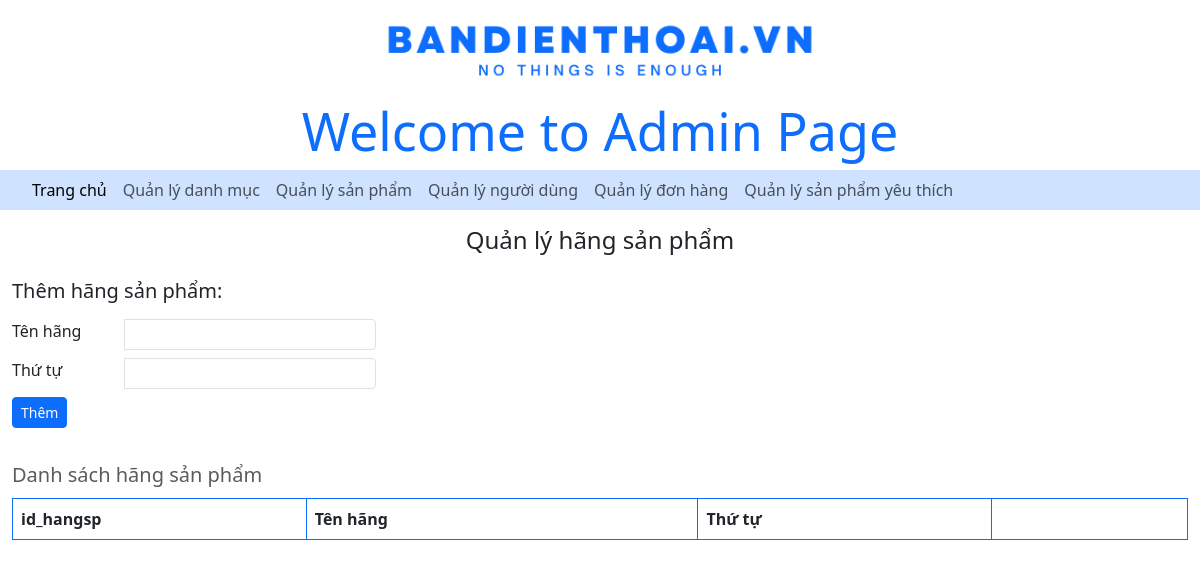
Before: /admincp/index.php?navigate=qlhsp&query=them with the older database file.
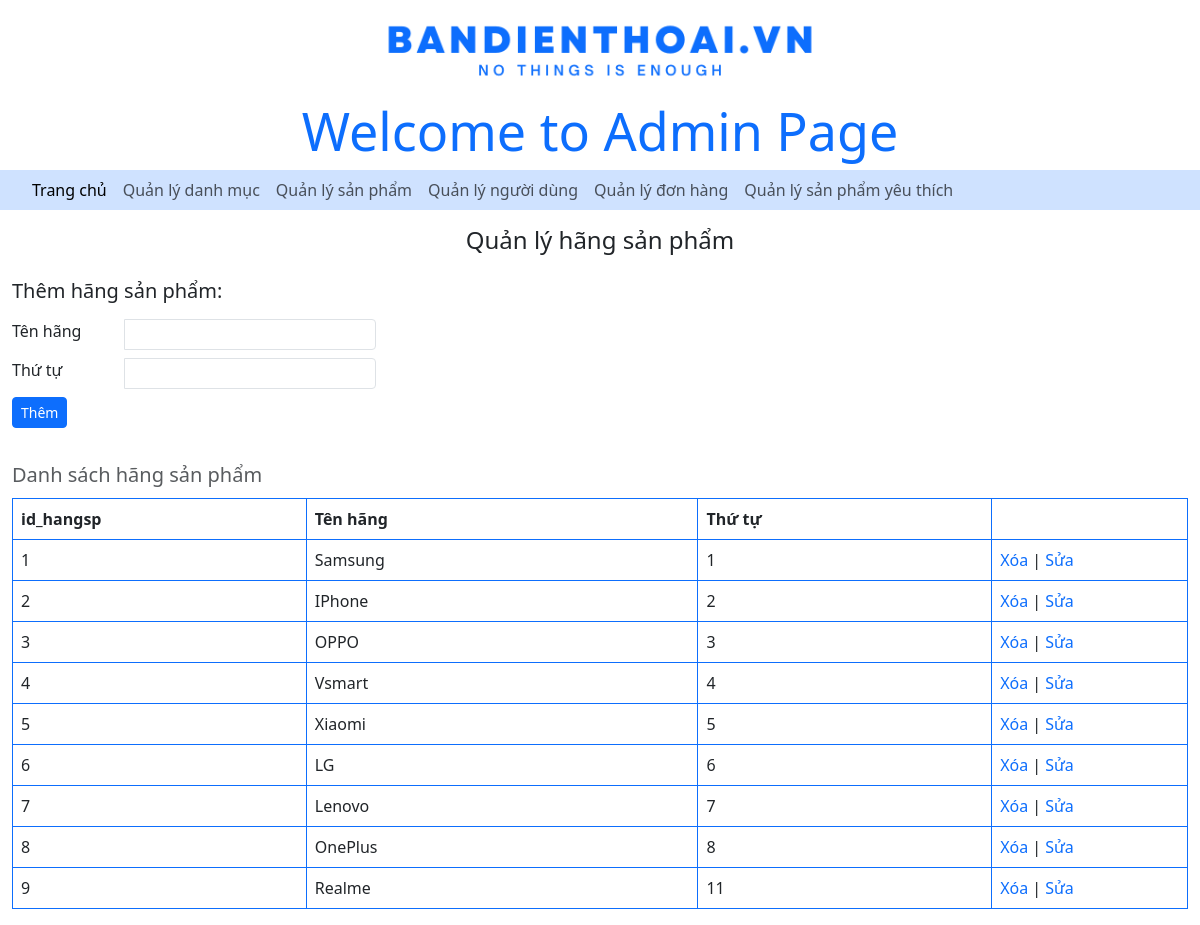
After: the same page with the newer database file.
### tables this page shows
CREATE TABLE `tbl_hangsp` (
  `id_hangsp` int(11) NOT NULL,
  `tenhangsp` varchar(30) DEFAULT NULL,
  `stt` int(11) NOT NULL
);

### admincp/modules/quanlydanhmucsp/lietke.php (the view)
<?php
    $sql_lietke = "SELECT * FROM tbl_hangsp ORDER BY id_hangsp  ASC";
    $query_lietke_hsp = mysqli_query($connect, $sql_lietke);
?>
<div class="container-xxl mt-4">
    <table class="table table-bordered border-primary caption-top">
        <caption class="fs-5">Danh sách hãng sản phẩm</caption>
        <thead>
            <tr>
                <th scope="col" class="col-3">id_hangsp</th>
                <th scope="col" class="col-4">Tên hãng</th>
                <th scope="col" class="col-3">Thứ tự</th>
                <th scope="col" class="col-2"></th>
            </tr>
        </thead>
        <tbody>
            <?php
            while ($row = mysqli_fetch_array($query_lietke_hsp)) {
            ?>
            <tr>
                <td><?php echo $row['id_hangsp'] ?></td>
                <td><?php echo $row['tenhangsp'] ?></td>
                <td><?php echo $row['stt'] ?></td>
                <td>
                <a class="link-offset-2 link-underline link-underline-opacity-0 me-1" href="./modules/quanlyhangsanpham/xuly.php?idxoa=<?php echo $row['id_hangsp']?>&query=xoa">Xóa</a>|
                <a class="link-offset-2 link-underline link-underline-opacity-0" href="?navigate=qlhsp&query=sua&idsua=<?php echo $row['id_hangsp']?>">Sửa</a>
                </td>
            </tr>
            <?php
            }
        ?>
        </tbody>
    </table>
</div>

### admincp/index.php (shortened to what this page needs)
<!DOCTYPE html>
<html lang="en">
<head>
    <link rel="stylesheet" href="https://cdnjs.cloudflare.com/ajax/libs/font-awesome/6.4.0/css/all.min.css" />
    <link href="https://cdn.jsdelivr.net/npm/bootstrap@5.3.0-alpha3/dist/css/bootstrap.min.css" rel="stylesheet">
    <link rel="stylesheet" href="./style/header.css">
</head>
<body>
    <div class="wrapper">
        <?php
            include("./modules/header.php");
            include("./modules/main.php");
        ?>
    </div>
</body>
</html>

### admincp/modules/header.php
<div class="header">
    <div class="container-xxl text-center header-top">
        <div class="row">
            <div class="col-lg-12">
                <a href="" class=""><img src="../img/logo.png" class="img-fluid header-img" alt=""></a>
            </div>
        </div>
        <div class="row">
            <div class="col-lg-12">
                <h1 class="admin-header">
                    Welcome to Admin Page
                </h1>
            </div>
        </div>
    </div>
    <div class="bg-primary-subtle header-bot">
        <div class="container-xxl">
            <nav class="navbar navbar-expand-lg p-0">
                <div class="container-fluid">
                    <div class="collapse navbar-collapse" id="navbarNav">
                        <ul class="navbar-nav fs-6 nav-header">
                            <li class="nav-item">
                                <a class="nav-link active" aria-current="page" href="index.php">Trang chủ</a>
                            </li>
                            <li class="nav-item">
                                <a class="nav-link" href="index.php?navigate=qlhsp&query=them">Quản lý danh mục</a>
                            </li>
                            <li class="nav-item">
                                <a class="nav-link" href="index.php?navigate=qlsp&query=them">Quản lý sản phẩm</a>
                            </li>
                            <li class="nav-item">
                                <a class="nav-link" href="index.php?navigate=qlnd&query=them">Quản lý người dùng</a>
                            </li>
                            <li class="nav-item">
                                <a class="nav-link" href="index.php?navigate=qldh&query=them">Quản lý đơn hàng</a>
                            </li>
                            <li class="nav-item">
                                <a class="nav-link" href="index.php?navigate=qlyt&query=them">Quản lý sản phẩm yêu thích</a>
                            </li>
                        </ul>
                    </div>
                </div>
            </nav>
        </div>
    </div>
</div>

### admincp/modules/main.php
<?php
    if (isset($_GET['navigate']) && isset($_GET['query'])) {
        $trangthai = $_GET['navigate'];
        $query = $_GET['query'];
    } else {
        $trangthai = '';
        $query = '';
    }
    if ($trangthai == 'qlhsp' && $query == 'them') {
        include('./modules/quanlydanhmucsp/them.php');
        include('./modules/quanlydanhmucsp/lietke.php');
    } elseif ($trangthai == 'qlhsp' && $query == 'sua') {
        include('./modules/quanlydanhmucsp/sua.php');
    }
?>

### admincp/modules/quanlydanhmucsp/them.php
<div class="container-xxl">
    <h4 class="mt-3 mb-4 text-center">Quản lý hãng sản phẩm</h4>
    <form action="./modules/quanlyhangsanpham/xuly.php" method="post">
        <div class="row">
            <div class="col-4">
                <h5 class="fw-normal mb-3">Thêm hãng sản phẩm:</h5>
                <form action="xyly.php" method="post">
                    <div class="input-group input-group-sm mb-2 row">
                        <p class="fs-6 mb-0 col-4">Tên hãng</p>
                        <input type="text" class="form-control col-8" name="tenhangsp">
                    </div>
                    <div class="input-group input-group-sm mb-2 row">
                        <p class="fs-6 mb-0 col-4">Thứ tự</p>
                        <input type="text" class="form-control col-8" name="thutusp">
                    </div>
                    <button type="submit" class="btn btn-primary btn-sm" name="themsanpham">Thêm</button>
                </form>
            </div>
        </div>
    </form>
</div>

### admincp/style/header.css (style rules this page uses)
.header-img { height: 100px; }
.admin-header { font-size: 52px; color: rgb(13,110,253); }

Changed rows visible on the page:
added tbl_hangsp: id_hangsp "1", tenhangsp "Samsung", stt "1"
added tbl_hangsp: id_hangsp "2", tenhangsp "IPhone", stt "2"
added tbl_hangsp: id_hangsp "3", tenhangsp "OPPO", stt "3"
added tbl_hangsp: id_hangsp "4", tenhangsp "Vsmart", stt "4"
added tbl_hangsp: id_hangsp "5", tenhangsp "Xiaomi", stt "5"
added tbl_hangsp: id_hangsp "6", tenhangsp "LG", stt "6"
added tbl_hangsp: id_hangsp "7", tenhangsp "Lenovo", stt "7"
added tbl_hangsp: id_hangsp "8", tenhangsp "OnePlus", stt "8"
added tbl_hangsp: id_hangsp "9", tenhangsp "Realme", stt "11"
